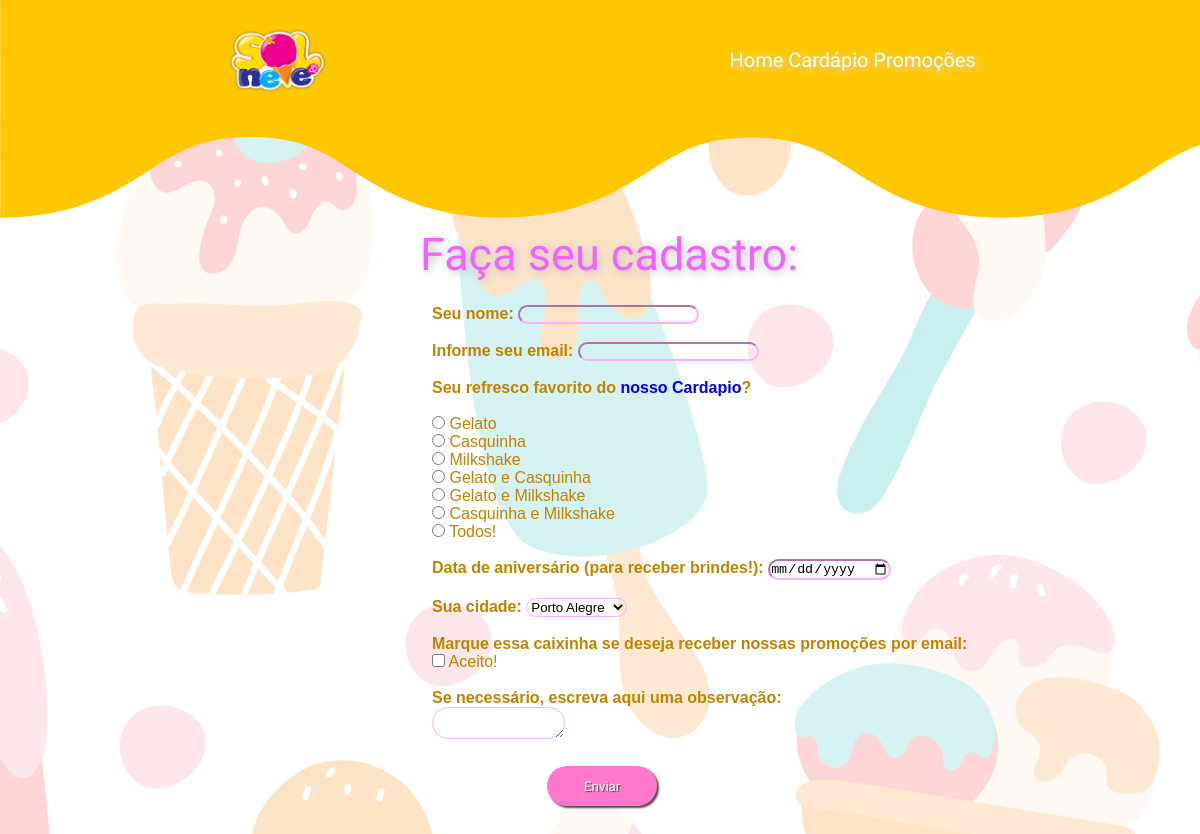
The page /cadastro.php on the database its author committed.
### tables this page shows
CREATE TABLE `tb_cardapio` (
  `id_cardapio` int(11) NOT NULL,
  `nome_cardapio` varchar(40) NOT NULL
);

### tabelas.php (called while the page is built, shortened)
<?php
function select_cidades() {
	global $conn;
	$sth = $conn->prepare("SELECT * FROM tb_cidades");
	$sth->execute();
	return $sth->fetchAll();
}
function select_cardapio() {
	global $conn;
	$sth = $conn->prepare("SELECT * FROM tb_cardapio");
	$sth->execute();
	return $sth->fetchAll();
}
?>

### cadastro.php (the view, shortened to what this page needs)
<?php
require_once('banco.php');
require_once('tabelas.php');
?>
<!DOCTYPE html>
<html lang="en">
<head>
    <link rel="stylesheet" type="text/css" href="cadastro.css" media="screen" />
</head>
<body>
    <header class="cabecalho">
        <img class="cabecalhomenufoto" src="logo.png" alt="logo">
        <nav class="cabecalhomenu">
            <a class="cabecalhomenuitem" href="index.html"> Home </a>
            <a class="cabecalhomenuitem" href="cardapio.html"> Cardápio </a>
            <a class="cabecalhomenuitem" href="promocaonao.html"> Promoções </a>
        </nav>
    </header>
    <h1 class="tituloprincipal"> Faça seu cadastro: </h1>
    <form class="formulario" name="form" method="post" action="executa.php">
        <section class="bodyform">
            <fieldset class="formulario">
                <div>
                    <label> <strong> Seu nome: </strong></label>
                    <input type="text" name="nome" id="name" required>
                </div> <br>
                <div>
                    <label> <strong> Informe seu email: </strong> </label>
                    <input type="email" name="email" id="email" required>
                </div> <br>
                <div>
                    <label> <strong> Seu refresco favorito do <a href="cardapio.html"> nosso Cardapio</a>?</strong> </label> <br> <br>
                    <?php
                    $cardapio = select_cardapio();
                    foreach ($cardapio as $item) {
                        echo "<label> <input type='radio' name='favorito' value='{$item['id_cardapio']}'/> {$item['nome_cardapio']} <br /> </label>";
                    }
                    ?>
                </div> <br>
                <div>
                    <strong> Data de aniversário (para receber brindes!): </strong> <input type="date" name="aniver" required>
                </div> <br>
                <div>
                    <label> <strong> Sua cidade: </strong> </label>
                    <select name="cidade">
                        <?php
                        $cidades = select_cidades();
                        foreach ($cidades as $cidade) {
                            echo "<option value='{$cidade['id_cidades']}'>{$cidade['nome_cidades']}</option>";
                        }
                        ?>
                    </select>
                </div> <br>
                <div>
                    <label> <strong> Marque essa caixinha se deseja receber nossas promoções por email: </strong> </label><br>
                    <input type="checkbox" id="aceito" name="aceito" value="aceito">
                    <label for="aceito"> Aceito! </label>
                </div> <br>
                <div class="campo">
                    <label> <strong> Se necessário, escreva aqui uma observação: </strong> </label> <br>
                    <textarea row="5" style="width: 10em" id="obs" name="obs"> </textarea>
                </div>
                <button type="submit" class="botao">Enviar</button>
            </fieldset>
        </section>
    </form>
</body>
</html>

### cadastro.css (style rules this page uses)
* { margin: 0; padding: 0; box-sizing: border-box; text-decoration: none; }
body { font-size: 100%; background-image: url(fundocardapio.png); }
.cabecalho { display: flex; flex-direction: row; align-items: center; justify-content: space-around; padding: 24px; }
.cabecalhomenufoto { height: 72px; }
.cabecalhomenuitem { font-family: 'Concert One', cursive; color: #ffffff ; text-shadow: 2px 2px 10px rgb(214, 214, 214); font-weight: 400; font-size: 20px; }
.tituloprincipal { font-family: 'Concert One', cursive; font-weight: 400; font-size: 45px; color: rgb(242, 98, 255); text-shadow: 2px 2px 10px rgb(190, 190, 190); margin-left: 35%; margin-top: 9%; }
textarea, select, button { border-radius: 5px; }
input, select, textarea { border-color: #ffaffb; border-radius: 5em; background-color: transparent; }
fieldset { border: 0; }
.bodyform { font-family: sans-serif; font-size: 1em; color: rgb(192, 131, 0); background-color: transparent; margin-left: 36%; margin-top: 2%; justify-content: center; }
.botao { font-family: 'Sarala', sans-serif; background: #FF78CC; border: 0; color: white; padding: 0.2em 0.6em; width: 110px; height: 40px; box-shadow: 2px 2px 2px rgb(78, 78, 78); text-shadow: 1px 1px 1px rgb(78, 78, 78); border-radius: 20px; margin-top: 3%; margin-left: 15%; margin-bottom: 5%; }

### rows shown on the page
tb_cardapio: nome_cardapio "Gelato"
tb_cardapio: nome_cardapio "Casquinha"
tb_cardapio: nome_cardapio "Milkshake"
tb_cardapio: nome_cardapio "Gelato e Casquinha"
tb_cardapio: nome_cardapio "Gelato e Milkshake"
tb_cardapio: nome_cardapio "Casquinha e Milkshake"
tb_cardapio: nome_cardapio "Todos!"

### other values the page prints
form field cidade "Porto Alegre"
